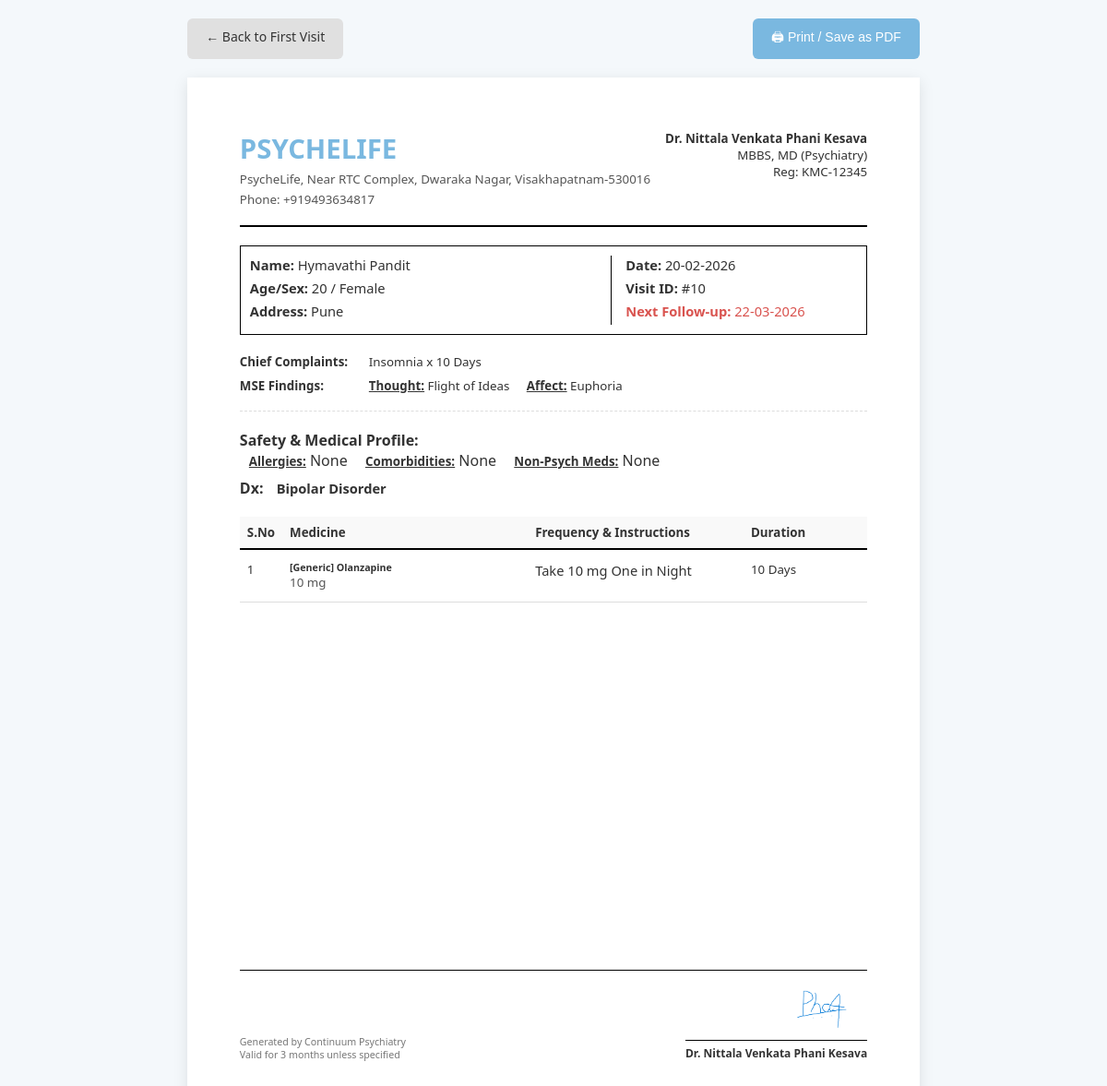
Screenshot of /preview_prescription/10 (signed in) with the database file from the repository.
### models.py (models this page shows, shortened)
class Doctor(db.Model):
    __tablename__ = 'doctors'
    id = db.Column(db.Integer, primary_key=True)
    username = db.Column(db.String(80), unique=True, nullable=False)
    password_hash = db.Column(db.String(120), nullable=False)
    full_name = db.Column(db.String(100)) # e.g. "Dr. John Doe"
    clinic_name = db.Column(db.String(200))
    kmc_code = db.Column(db.String(50))
    address_text = db.Column(db.Text)
    social_handle = db.Column(db.String(100)) # e.g. "@drjohnpsych"
    signature_filename = db.Column(db.String(200)) # Path to uploaded image
    phone = db.Column(db.String(20))
    email = db.Column(db.String(120))
    patients = db.relationship('Patient', backref='doctor', lazy=True)

class Patient(db.Model):
    __tablename__ = 'patients'
    id = db.Column(db.Integer, primary_key=True)
    name = db.Column(db.String(100), nullable=False)
    age = db.Column(db.Integer, nullable=False)
    sex = db.Column(db.String(10), nullable=False)
    address = db.Column(db.Text)
    doctor_id = db.Column(db.Integer, db.ForeignKey('doctors.id'), nullable=False)
    phone = db.Column(db.String(20))  # Optional Phone
    attender_name = db.Column(db.String(100))
    attender_relation = db.Column(db.String(50))
    attender_reliability = db.Column(db.String(10))  # 'Yes' or 'No'
    personal_notes = db.Column(db.Text)  # Doctor's personal ID notes
    visits = db.relationship('Visit', backref='patient', lazy=True, cascade='all, delete-orphan')

class Visit(db.Model):
    __tablename__ = 'visits'
    id = db.Column(db.Integer, primary_key=True)
    patient_id = db.Column(db.Integer, db.ForeignKey('patients.id'), nullable=False)
    date = db.Column(db.Date, nullable=False)
    visit_type = db.Column(db.String(20), nullable=False)  # 'First' or 'Follow-up'
    provisional_diagnosis = db.Column(db.Text)
    differential_diagnosis = db.Column(db.Text)
    next_visit_date = db.Column(db.Date)
    note = db.Column(db.Text)
    symptom_entries = db.relationship('SymptomEntry', backref='visit', lazy=True, cascade='all, delete-orphan')
    medication_entries = db.relationship('MedicationEntry', backref='visit', lazy=True, cascade='all, delete-orphan')
    side_effect_entries = db.relationship('SideEffectEntry', backref='visit', lazy=True, cascade='all, delete-orphan')
    mse_entries = db.relationship('MSEEntry', backref='visit', lazy=True, cascade='all, delete-orphan')
    stressor_entries = db.relationship('StressorEntry', backref='visit', lazy=True, cascade='all, delete-orphan')
    personality_entries = db.relationship('PersonalityEntry', backref='visit', lazy=True, cascade='all, delete-orphan')
    safety_profile = db.relationship('SafetyMedicalProfile', backref='visit', uselist=False, cascade='all, delete-orphan')

class SymptomEntry(db.Model):
    __tablename__ = 'symptom_entries'
    id = db.Column(db.Integer, primary_key=True)
    visit_id = db.Column(db.Integer, db.ForeignKey('visits.id'), nullable=False)
    symptom_name = db.Column(db.String(200), nullable=False)
    score_onset = db.Column(db.Float)
    score_progression = db.Column(db.Float)
    score_current = db.Column(db.Float, nullable=False)
    duration_text = db.Column(db.String(100))
    note = db.Column(db.Text)

class MSEEntry(db.Model):
    __tablename__ = 'mse_entries'
    id = db.Column(db.Integer, primary_key=True)
    visit_id = db.Column(db.Integer, db.ForeignKey('visits.id'), nullable=False)
    category = db.Column(db.String(50), nullable=False)  # 'Thought', 'Perception', 'Affect'
    finding_name = db.Column(db.String(200))
    score_onset = db.Column(db.Float)
    score_progression = db.Column(db.Float)
    score_current = db.Column(db.Float, nullable=False)  # Renamed from 'score'
    duration = db.Column(db.String(100))
    note = db.Column(db.Text)
    score = db.Column(db.Integer, default=0)

class SafetyMedicalProfile(db.Model):
    __tablename__ = 'safety_medical_profiles'
    id = db.Column(db.Integer, primary_key=True)
    visit_id = db.Column(db.Integer, db.ForeignKey('visits.id'), nullable=False)
    drug_allergies = db.Column(db.Text)
    medical_comorbidities = db.Column(db.Text)
    non_psychiatric_meds = db.Column(db.Text)

class MedicationEntry(db.Model):
    __tablename__ = 'medication_entries'
    id = db.Column(db.Integer, primary_key=True)
    visit_id = db.Column(db.Integer, db.ForeignKey('visits.id'), nullable=False)
    drug_name = db.Column(db.String(200), nullable=False)
    drug_type = db.Column(db.String(50))  # 'Brand' or 'Generic'
    dose_mg = db.Column(db.String(50))
    frequency = db.Column(db.String(20))
    duration_text = db.Column(db.String(100))
    note = db.Column(db.Text)  # Instructions (Before/After food)
    is_tapering = db.Column(db.Boolean, default=False)
    taper_plan = db.Column(db.Text, nullable=True)  # JSON array of steps

### app.py (the view, shortened to what this page needs)
@app.route('/preview_prescription/<int:visit_id>')
@login_required
def preview_prescription(visit_id):
    visit = Visit.query.get_or_404(visit_id)
    patient = visit.patient
    include_qr = request.args.get('include_qr') == 'true'
    lifchart_url = None
    qr_image_b64 = None
    return render_template('preview_prescription.html',
                         patient=patient,
                         visit=visit,
                         lifchart_url=lifchart_url,
                         qr_image_b64=qr_image_b64)

### templates/preview_prescription.html (shortened to what this page needs)
<!DOCTYPE html>
<html lang="en">
<head>
</head>
<body>
    <div class="action-bar">
        <a href="{{ url_for('first_visit') }}" class="btn btn-secondary">← Back to First Visit</a>
        <button onclick="window.print()" class="btn btn-primary">🖨 Print / Save as PDF</button>
    </div>
    <div class="prescription-paper">
        <div class="rx-header">
            <div class="hospital-info">
                <h1>{{ guest_doctor.clinic if guest else (patient.doctor.clinic_name or "ElevenEleven Health") }}</h1>
                <p>{{ guest_doctor.address if guest else (patient.doctor.address_text or "Psychiatry & Wellness Center") }}</p>
                <p>Phone: {{ guest_doctor.phone if guest else (patient.doctor.phone or "") }}</p>
            </div>
            <div class="doctor-info">
                <p><strong>Dr. {{ guest_doctor.name if guest else (patient.doctor.full_name or session.get('username')|title) }}</strong></p>
                <p>{{ guest_doctor.qualification if guest else "MBBS, MD (Psychiatry)" }}</p>
                <p>Reg: {{ guest_doctor.registration if guest else (patient.doctor.kmc_code or "KMC-12345") }}</p>
            </div>
        </div>
        <div class="patient-info-box">
            <div class="info-left">
                <div class="info-row"><strong>Name:</strong> {{ guest_patient.name if guest else patient.name }}</div>
                <div class="info-row"><strong>Age/Sex:</strong> {{ guest_patient.age if guest else patient.age }} / {{ guest_patient.sex if guest else patient.sex }}</div>
                <div class="info-row"><strong>Address:</strong> {{ guest_patient.address if guest else patient.address }}</div>
            </div>
            <div class="info-right">
                <div class="info-row"><strong>Date:</strong> {{ visit.date.strftime('%d-%m-%Y') if visit.date else "Today" }}</div>
                <div class="info-row"><strong>Visit ID:</strong> #{{ visit.id if not guest else "Guest" }}</div>
                {% if visit.next_visit_date %}
                <div class="info-row" style="margin-top: 5px; color: #d9534f;">
                    <strong>Next Follow-up:</strong> {{ visit.next_visit_date.strftime('%d-%m-%Y') }}
                </div>
                {% endif %}
            </div>
        </div>
        {% if visit.symptom_entries or visit.side_effect_entries or visit.mse_entries %}
        <div class="clinical-section">
            {% if visit.symptom_entries %}
            <div class="clinical-row">
                <div class="clinical-label">Chief Complaints:</div>
                <div class="clinical-data">
                    {% for s in visit.symptom_entries %}
                        {{ s.symptom_name }}{% if s.duration_text %} x {{ s.duration_text }}{% endif %}{% if not loop.last %}, {% endif %}
                    {% endfor %}
                </div>
            </div>
            {% endif %}
            {% if visit.mse_entries %}
                {% set thoughts = [] %}
                {% set perceptions = [] %}
                {% set affects = [] %}
                {% if thoughts or perceptions or affects %}
                <div class="clinical-row">
                    <div class="clinical-label">MSE Findings:</div>
                    <div class="clinical-data">
                        {% if thoughts %}
                            <div class="mse-group"><span>Thought:</span> {{ thoughts|join(', ') }}</div>
                        {% endif %}
                        {% if affects %}
                            <div class="mse-group"><span>Affect:</span> {{ affects|join(', ') }}</div>
                        {% endif %}
                    </div>
                </div>
                {% endif %}
            {% endif %}
        </div>
        {% endif %}
        {% if visit.safety_profile and (visit.safety_profile.drug_allergies or visit.safety_profile.medical_comorbidities or visit.safety_profile.non_psychiatric_meds) %}
        <div class="clinical-row" style="flex-direction: column;">
            <div class="clinical-label" style="width: 100%; ">Safety & Medical Profile:</div>
            <div class="clinical-data" style="padding-left: 10px;">
                {% if visit.safety_profile.drug_allergies %}
                    <div class="mse-group"><span>Allergies:</span> {{ visit.safety_profile.drug_allergies }}</div>
                {% endif %}
                {% if visit.safety_profile.medical_comorbidities %}
                    <div class="mse-group"><span>Comorbidities:</span> {{ visit.safety_profile.medical_comorbidities }}</div>
                {% endif %}
                {% if visit.safety_profile.non_psychiatric_meds %}
                    <div class="mse-group"><span>Non-Psych Meds:</span> {{ visit.safety_profile.non_psychiatric_meds }}</div>
                {% endif %}
            </div>
        </div>
        {% endif %}
        {% if visit.provisional_diagnosis %}
        <div style="margin-bottom: 20px; font-weight: bold;">
            <span style="font-size: 12pt;">Dx:</span>
            <span style="font-size: 11pt; margin-left: 10px;">{{ visit.provisional_diagnosis }}</span>
        </div>
        {% endif %}
        <table class="rx-table">
            <thead>
                <tr>
                    <th style="width: 5%;">S.No</th>
                    <th style="width: 40%;">Medicine</th>
                    <th style="width: 35%;">Frequency & Instructions</th>
                    <th style="width: 20%;">Duration</th>
                </tr>
            </thead>
            <tbody>
                {% for entry in visit.medication_entries %}
                {% if entry.is_tapering and entry.taper_plan %}
                    {% set plan = entry.taper_plan|from_json %}
                    {% set plan_length = plan|length %}
                    {% set outer_index = loop.index %}
                    {% for step in plan %}
                    <tr>
                        {% if loop.first %}
                        <td rowspan="{{ plan_length + 1 }}" style="vertical-align: top;">{{ outer_index }}</td>
                        <td rowspan="{{ plan_length + 1 }}" style="vertical-align: top;">
                            <div style="font-size: 12pt;">
                                {% if entry.drug_type == 'Gen' or entry.drug_type == 'Generic' %}<span style="font-weight: bold; font-size: 7pt;">[Generic]</span> {% endif %}{{ entry.drug_name }}
                            </div>
                            <div style="font-weight: bold; font-size: 7pt; color: #555; margin-top: 4px;">(Tapering)</div>
                        </td>
                        {% endif %}
                        <td style="vertical-align: top; {% if not loop.last %}border-bottom: 1px dashed #e0e0e0;{% endif %}">
                            <div style="font-size: 9.5pt;">
                                Take {% if step.dose_mg %}{{ step.dose_mg }} {% endif %}{{ format_frequency(step.frequency) }}{% if loop.last %},{% endif %}
                            </div>
                            {% if step.note %}
                            <div style="font-style: italic; font-size: 10pt; margin-top: 2px;">({{ step.note }})</div>
                            {% endif %}
                        </td>
                        <td style="vertical-align: top; {% if not loop.last %}border-bottom: 1px dashed #e0e0e0;{% endif %}">
                            <div style="font-size: 9.5pt;">{{ step.duration_text }}</div>
                        </td>
                    </tr>
                    {% endfor %}
                    <tr>
                        <td style="vertical-align: top; padding-top: 4px;">
                            <div style="font-size: 9.5pt;">then stop / review.</div>
                        </td>
                        <td style="vertical-align: top;"></td>
                    </tr>
                {% else %}
                    <tr>
                        <td style="vertical-align: top;">{{ loop.index }}</td>
                        <td style="vertical-align: top;">
                            <div style="font-weight: bold; font-size: 8pt;">
                                {% if entry.drug_type == 'Gen' or entry.drug_type == 'Generic' %}[Generic] {% endif %}{{ entry.drug_name }}</div>
                            {% if entry.dose_mg %}
                            <div style="font-size: 10pt; color: #555;">{{ entry.dose_mg }}</div>
                            {% endif %}
                        </td>
                        <td style="vertical-align: top;">
                            <div style="font-size: 11pt;">
                                Take {% if entry.dose_mg %}{{ entry.dose_mg }} {% endif %}{{ format_frequency(entry.frequency) }}
                            </div>
                        </td>
                        <td style="vertical-align: top;">{{ entry.duration_text }}</td>
                    </tr>
                {% endif %}
                {% endfor %}
            </tbody>
        </table>
        <div class="rx-footer">
            <div style="font-size: 8pt; color: #777;">
                Generated by Continuum Psychiatry<br>
                Valid for 3 months unless specified
            </div>
            <div style="text-align: right;">
                {% if guest and guest_signature_b64 %}
                    <img style="max-height: 50px; display: block; margin-left: auto;">
                {% elif not guest and patient.doctor.signature_filename %}
                    <img src="{{ url_for('static', filename='signatures/' + patient.doctor.signature_filename) }}" style="max-height: 60px; display: block; margin-left: auto;">
                {% else %}
                    <div style="height: 50px;"></div>
                {% endif %}
                <div style="border-top: 1px solid #000; padding-top: 5px; margin-top: 5px; display: inline-block;">
                    <strong>Dr. {{ guest_doctor.name if guest else (patient.doctor.full_name or session.get('username')|title) }}</strong>
                </div>
            </div>
        </div>
    </div>
</body>
</html>

### rows the page displays
Doctor: clinic_name "PSYCHELIFE", address_text "PsycheLife, Near RTC Complex, Dwaraka Nagar, Visakhapatnam-530016", phone "+919493634817", full_name "Nittala Venkata Phani Kesava", kmc_code "KMC-12345", signature_filename (picture)
Patient: name "Hymavathi Pandit", age "20", sex "Female", address "Pune"
Visit: date "20-02-2026", id "10", next_visit_date "22-03-2026", provisional_diagnosis "Bipolar Disorder"
SymptomEntry: symptom_name "Insomnia", duration_text "10 Days"
MSEEntry: finding_name "Flight of Ideas"
MSEEntry: finding_name "Euphoria"
SafetyMedicalProfile: safety_profile.drug_allergies "None", safety_profile.medical_comorbidities "None", safety_profile.non_psychiatric_meds "None"
MedicationEntry: drug_type "[Generic]", drug_name "Olanzapine", dose_mg "10 mg", frequency "One in Night", duration_text "10 Days"

### other values shown
{{ guest_doctor.qualification if guest else "MBBS, MD (Psychiatry)" }} "MBBS, MD (Psychiatry)"
